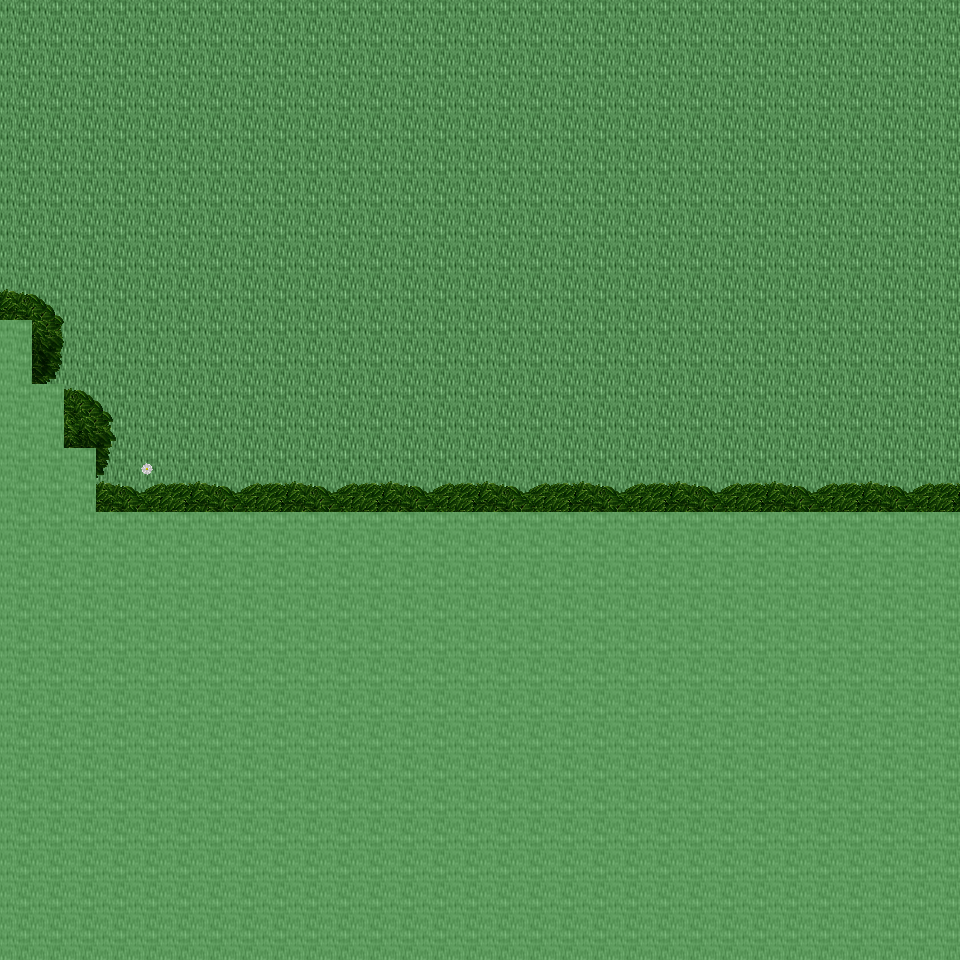

Rendered tile map (Tiled .tmx) drawn with the repository's tilesets; below, a short description and the map source with its tile grids summarised:
An orthogonal 30x30 tile map with 32x32 px tiles, 6 tile layers (Ground, Object, Object2, Above, ...), 29 tilesets and 3 objects (3x mapExit).

<map version="1.0" orientation="orthogonal" renderorder="right-down" width="30" height="30" tilewidth="32" tileheight="32" nextobjectid="4">
  <tileset firstgid="1" name="tileset_ground_ground" tilewidth="32" tileheight="32" tilecount="33" columns="3">
    <image source="../drawable/tileset_ground_ground.png" width="96" height="352" />
  </tileset>
  <tileset firstgid="34" name="tileset_plant_flower_daisy_white" tilewidth="32" tileheight="32" tilecount="8" columns="2">
    <image source="../drawable/tileset_plant_flower_daisy_white.png" width="64" height="128" />
  </tileset>
  <tileset firstgid="42" name="tileset_plant_grasses" tilewidth="32" tileheight="32" tilecount="6" columns="3">
    <image source="../drawable/tileset_plant_grasses.png" width="96" height="64" />
  </tileset>
  <tileset firstgid="48" name="tileset_plant_flower_daisy_yellow" tilewidth="32" tileheight="32" tilecount="8" columns="2">
    <image source="../drawable/tileset_plant_flower_daisy_yellow.png" width="64" height="128" />
  </tileset>
  <tileset firstgid="56" name="tileset_plant_leaves" tilewidth="32" tileheight="32" tilecount="8" columns="4">
    <image source="../drawable/tileset_plant_leaves.png" width="128" height="64" />
  </tileset>
  <tileset firstgid="64" name="tileset_building_wall_wall_brown" tilewidth="32" tileheight="32" tilecount="12" columns="3">
    <image source="../drawable/tileset_building_wall_wall_brown.png" width="96" height="128" />
  </tileset>
  <tileset firstgid="76" name="tileset_building_wall_stone" tilewidth="32" tileheight="32" tilecount="12" columns="3">
    <image source="../drawable/tileset_building_wall_stone.png" width="96" height="128" />
  </tileset>
  <tileset firstgid="88" name="tileset_plant_bush_bushes" tilewidth="32" tileheight="32" tilecount="10" columns="5">
    <image source="../drawable/tileset_plant_bush_bushes.png" width="160" height="64" />
  </tileset>
  <tileset firstgid="98" name="tileset_plant_cactus" tilewidth="32" tileheight="32" tilecount="2" columns="1">
    <image source="../drawable/tileset_plant_cactus.png" width="32" height="64" />
  </tileset>
  <tileset firstgid="100" name="tileset_plant_stump_stump_brown" tilewidth="32" tileheight="32" tilecount="4" columns="2">
    <image source="../drawable/tileset_plant_stump_stump_brown.png" width="64" height="64" />
  </tileset>
  <tileset firstgid="104" name="tileset_plant_tree_tree_darkgreen" tilewidth="32" tileheight="32" tilecount="88" columns="8">
    <image source="../drawable/tileset_plant_tree_tree_darkgreen.png" width="256" height="352" />
  </tileset>
  <tileset firstgid="192" name="tileset_building_window_window_long" tilewidth="32" tileheight="32" tilecount="3" columns="3">
    <image source="../drawable/tileset_building_window_window_long.png" width="96" height="32" />
  </tileset>
  <tileset firstgid="195" name="tileset_building_door_door_n" tilewidth="32" tileheight="32" tilecount="6" columns="3">
    <image source="../drawable/tileset_building_door_door_n.png" width="96" height="64" />
  </tileset>
  <tileset firstgid="201" name="tileset_building_roof_green" tilewidth="32" tileheight="32" tilecount="20" columns="5">
    <image source="../drawable/tileset_building_roof_green.png" width="160" height="128" />
  </tileset>
  <tileset firstgid="221" name="tileset_plant_vine" tilewidth="32" tileheight="32" tilecount="3" columns="1">
    <image source="../drawable/tileset_plant_vine.png" width="32" height="96" />
  </tileset>
  <tileset firstgid="224" name="tileset_item_corpse_skull_dark" tilewidth="32" tileheight="32" tilecount="2" columns="2">
    <image source="../drawable/tileset_item_corpse_skull_dark.png" width="64" height="32" />
  </tileset>
  <tileset firstgid="226" name="tileset_logic_creature_animal" tilewidth="32" tileheight="32" tilecount="32" columns="8">
    <image source="../drawable/tileset_logic_creature_animal.png" width="256" height="128" />
  </tileset>
  <tileset firstgid="258" name="tileset_logic_creature_elf" tilewidth="32" tileheight="32" tilecount="16" columns="8">
    <image source="../drawable/tileset_logic_creature_elf.png" width="256" height="64" />
  </tileset>
  <tileset firstgid="274" name="tileset_logic_collision" tilewidth="32" tileheight="32" tilecount="1" columns="1">
    <image source="../drawable/tileset_logic_collision.png" width="32" height="32" />
  </tileset>
  <tileset firstgid="275" name="tileset_logic_creature_human_evil" tilewidth="32" tileheight="32" tilecount="16" columns="8">
    <image source="../drawable/tileset_logic_creature_human_evil.png" width="256" height="64" />
  </tileset>
  <tileset firstgid="291" name="tileset_building_door_closed" tilewidth="32" tileheight="32" tilecount="1" columns="1">
    <image source="../drawable/tileset_building_door_closed.png" width="32" height="32" />
  </tileset>
  <tileset firstgid="292" name="tileset_logic_portal" tilewidth="32" tileheight="32" tilecount="24" columns="8">
    <image source="../drawable/tileset_logic_portal.png" width="256" height="96" />
  </tileset>
  <tileset firstgid="316" name="tileset_ground_blue_paving" tilewidth="32" tileheight="32" tilecount="2" columns="1">
    <image source="../drawable/tileset_ground_blue_paving.png" width="32" height="64" />
  </tileset>
  <tileset firstgid="318" name="tileset_ground_green_paving" tilewidth="32" tileheight="32" tilecount="18" columns="3">
    <image source="../drawable/tileset_ground_green_paving.png" width="96" height="192" />
  </tileset>
  <tileset firstgid="336" name="tileset_logic_protection" tilewidth="32" tileheight="32" tilecount="2" columns="2">
    <image source="../drawable/tileset_logic_protection.png" width="64" height="32" />
  </tileset>
  <tileset firstgid="338" name="tileset_object_rotating_crystal" tilewidth="32" tileheight="32" tilecount="48" columns="8">
    <image source="../drawable/tileset_object_rotating_crystal.png" width="256" height="192" />
  </tileset>
  <tileset firstgid="386" name="tileset_light_white_1x1" tilewidth="32" tileheight="32" tilecount="1" columns="1">
    <image source="../drawable/tileset_light_white_1x1.png" width="32" height="32" />
  </tileset>
  <tileset firstgid="387" name="tileset_light_light_5x5" tilewidth="32" tileheight="32" tilecount="25" columns="5">
    <image source="../drawable/tileset_light_light_5x5.png" width="160" height="160" />
  </tileset>
  <tileset firstgid="412" name="tileset_logic_creature_ogre" tilewidth="32" tileheight="32" tilecount="4" columns="4">
    <image source="../drawable/tileset_logic_creature_ogre.png" width="128" height="32" />
  </tileset>
  <layer name="Ground" width="30" height="30">
    <data>[900 cells, 900 non-empty, 1 distinct tile ids]</data>
  </layer>
  <layer name="Object" width="30" height="30">
    <data>[900 cells, 1 non-empty, 1 distinct tile ids]</data>
  </layer>
  <layer name="Object2" width="30" height="30">
    <data>[900 cells, 0 non-empty, 0 distinct tile ids]</data>
  </layer>
  <layer name="Above" width="30" height="30">
    <data>[900 cells, 468 non-empty, 32 distinct tile ids]</data>
  </layer>
  <layer name="Above2" width="30" height="30">
    <data>[900 cells, 1 non-empty, 1 distinct tile ids]</data>
  </layer>
  <layer name="Walkable" width="30" height="30">
    <data>[900 cells, 432 non-empty, 1 distinct tile ids]</data>
  </layer>
  <objectgroup name="MapEvents">
    <object id="1" name="north" type="mapExit" x="0" y="0" width="960" height="32">
      <properties>
        <property name="map" value="level_0_x171_y59" />
        <property name="x" value="0" />
        <property name="y" value="28" />
      </properties>
    </object>
    </objectgroup>
</map>
<!-- 2 of 3 objects omitted -->
